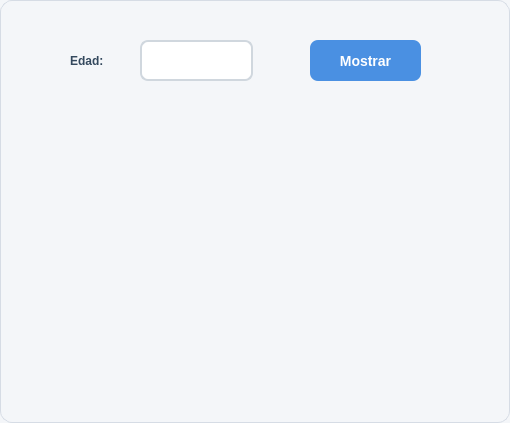
<?xml version="1.0" encoding="UTF-8"?>
<ui version="4.0">
 <class>DialogoEjercicio10</class>
 <widget class="QDialog" name="DialogoEjercicio10">
  <property name="geometry">
   <rect>
    <x>0</x>
    <y>0</y>
    <width>510</width>
    <height>423</height>
   </rect>
  </property>
  <property name="windowTitle">
   <string>Dialog</string>
  </property>
  <property name="styleSheet">
   <string notr="true">/* =========================
   ESTILO GENERAL DEL DIALOG
   ========================= */
QDialog {
    background-color: #f4f6f9;
    border: 1px solid #d6dce5;
    border-radius: 12px;
    font-family: &quot;Segoe UI&quot;;
    font-size: 14px;
    color: #2c3e50;
}

/* =========================
   LABELS
   ========================= */
QLabel {
    color: #34495e;
    font-weight: 500;
    background: transparent;
}

/* =========================
   CAMPOS DE TEXTO
   ========================= */
QLineEdit {
    background-color: #ffffff;
    border: 2px solid #d0d7de;
    border-radius: 8px;
    padding: 8px 10px;
    color: #2c3e50;
    selection-background-color: #4a90e2;
    selection-color: white;
}

/* Cuando el usuario selecciona el campo */
QLineEdit:focus {
    border: 2px solid #4a90e2;
    background-color: #ffffff;
}

/* Campo deshabilitado */
QLineEdit:disabled {
    background-color: #ecf0f1;
    color: #95a5a6;
    border: 2px solid #dfe6e9;
}

/* =========================
   BOTONES
   ========================= */
QPushButton {
    background-color: #4a90e2;
    color: white;
    border: none;
    border-radius: 8px;
    padding: 8px 16px;
    font-size: 14px;
    font-weight: 600;
}

/* Hover */
QPushButton:hover {
    background-color: #357abd;
}

/* Click */
QPushButton:pressed {
    background-color: #2f6da3;
    padding-top: 9px;
    padding-bottom: 7px;
}

/* Botón deshabilitado */
QPushButton:disabled {
    background-color: #bdc3c7;
    color: #ecf0f1;
}

/* =========================
   TOOLTIP OPCIONAL
   ========================= */
QToolTip {
    background-color: #2c3e50;
    color: white;
    border: 1px solid #4a90e2;
    padding: 5px;
    border-radius: 6px;
}</string>
  </property>
  <widget class="QLabel" name="label">
   <property name="geometry">
    <rect>
     <x>70</x>
     <y>50</y>
     <width>61</width>
     <height>21</height>
    </rect>
   </property>
   <property name="font">
    <font>
     <weight>62</weight>
     <bold>true</bold>
    </font>
   </property>
   <property name="text">
    <string>Edad: </string>
   </property>
  </widget>
  <widget class="QLineEdit" name="txt_edad">
   <property name="geometry">
    <rect>
     <x>140</x>
     <y>40</y>
     <width>113</width>
     <height>41</height>
    </rect>
   </property>
   <property name="font">
    <font>
     <pointsize>10</pointsize>
     <weight>75</weight>
     <bold>true</bold>
    </font>
   </property>
  </widget>
  <widget class="QLabel" name="lbl_edades">
   <property name="geometry">
    <rect>
     <x>130</x>
     <y>110</y>
     <width>241</width>
     <height>291</height>
    </rect>
   </property>
   <property name="font">
    <font>
     <weight>62</weight>
     <bold>true</bold>
    </font>
   </property>
   <property name="text">
    <string/>
   </property>
   <property name="alignment">
    <set>Qt::AlignCenter</set>
   </property>
  </widget>
  <widget class="QPushButton" name="btn_mostrar">
   <property name="geometry">
    <rect>
     <x>310</x>
     <y>40</y>
     <width>111</width>
     <height>41</height>
    </rect>
   </property>
   <property name="text">
    <string>Mostrar</string>
   </property>
  </widget>
 </widget>
 <resources/>
 <connections/>
</ui>
